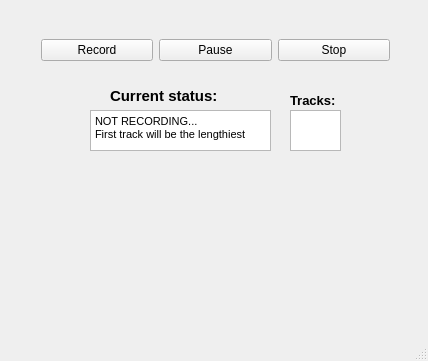
<?xml version="1.0" encoding="UTF-8"?>
<ui version="4.0">
 <class>Looper</class>
 <widget class="QMainWindow" name="Looper">
  <property name="geometry">
   <rect>
    <x>0</x>
    <y>0</y>
    <width>428</width>
    <height>361</height>
   </rect>
  </property>
  <property name="windowTitle">
   <string>AudioLooper</string>
  </property>
  <property name="windowIcon">
   <iconset resource="buttons.qrc">
    <normaloff>:/Resources/MicIconSimple.png</normaloff>:/Resources/MicIconSimple.png</iconset>
  </property>
  <widget class="QWidget" name="centralWidget">
   <widget class="QLabel" name="label">
    <property name="geometry">
     <rect>
      <x>110</x>
      <y>80</y>
      <width>131</width>
      <height>31</height>
     </rect>
    </property>
    <property name="font">
     <font>
      <pointsize>11</pointsize>
      <weight>75</weight>
      <bold>true</bold>
     </font>
    </property>
    <property name="midLineWidth">
     <number>3</number>
    </property>
    <property name="text">
     <string>Current status:</string>
    </property>
   </widget>
   <widget class="QTextEdit" name="textEdit">
    <property name="geometry">
     <rect>
      <x>90</x>
      <y>110</y>
      <width>181</width>
      <height>41</height>
     </rect>
    </property>
    <property name="readOnly">
     <bool>true</bool>
    </property>
    <property name="html">
     <string>&lt;!DOCTYPE HTML PUBLIC &quot;-//W3C//DTD HTML 4.0//EN&quot; &quot;http://www.w3.org/TR/REC-html40/strict.dtd&quot;&gt;
&lt;html&gt;&lt;head&gt;&lt;meta name=&quot;qrichtext&quot; content=&quot;1&quot; /&gt;&lt;style type=&quot;text/css&quot;&gt;
p, li { white-space: pre-wrap; }
&lt;/style&gt;&lt;/head&gt;&lt;body style=&quot; font-family:'MS Shell Dlg 2'; font-size:8.25pt; font-weight:400; font-style:normal;&quot;&gt;
&lt;p style=&quot; margin-top:0px; margin-bottom:0px; margin-left:0px; margin-right:0px; -qt-block-indent:0; text-indent:0px;&quot;&gt;NOT RECORDING...&lt;/p&gt;
&lt;p style=&quot; margin-top:0px; margin-bottom:0px; margin-left:0px; margin-right:0px; -qt-block-indent:0; text-indent:0px;&quot;&gt;First track will be the lengthiest&lt;/p&gt;&lt;/body&gt;&lt;/html&gt;</string>
    </property>
    <property name="acceptRichText">
     <bool>true</bool>
    </property>
    <property name="textInteractionFlags">
     <set>Qt::NoTextInteraction</set>
    </property>
   </widget>
   <widget class="QWidget" name="layoutWidget">
    <property name="geometry">
     <rect>
      <x>30</x>
      <y>20</y>
      <width>371</width>
      <height>61</height>
     </rect>
    </property>
    <layout class="QHBoxLayout" name="horizontalLayout">
     <item>
      <widget class="QPushButton" name="recordButton">
       <property name="toolTip">
        <string>Records audio and sets the initial length as default.</string>
       </property>
       <property name="text">
        <string>Record</string>
       </property>
       <property name="icon">
        <iconset resource="buttons.qrc">
         <normaloff>:/Resources/RecordNormal.png</normaloff>:/Resources/RecordNormal.png</iconset>
       </property>
      </widget>
     </item>
     <item>
      <widget class="QPushButton" name="pauseButton">
       <property name="toolTip">
        <string>Pauses the audio playback.</string>
       </property>
       <property name="text">
        <string>Pause</string>
       </property>
       <property name="icon">
        <iconset resource="buttons.qrc">
         <normaloff>:/Resources/PauseNormalRed.png</normaloff>:/Resources/PauseNormalRed.png</iconset>
       </property>
      </widget>
     </item>
     <item>
      <widget class="QPushButton" name="stopButton">
       <property name="toolTip">
        <string>Stops the audio playback.</string>
       </property>
       <property name="text">
        <string>Stop</string>
       </property>
       <property name="icon">
        <iconset resource="buttons.qrc">
         <normaloff>:/Resources/Stop1DisabledRed.png</normaloff>:/Resources/Stop1DisabledRed.png</iconset>
       </property>
      </widget>
     </item>
    </layout>
   </widget>
   <widget class="QLabel" name="label_2">
    <property name="geometry">
     <rect>
      <x>290</x>
      <y>90</y>
      <width>101</width>
      <height>21</height>
     </rect>
    </property>
    <property name="font">
     <font>
      <pointsize>10</pointsize>
      <weight>75</weight>
      <bold>true</bold>
     </font>
    </property>
    <property name="text">
     <string>Tracks:</string>
    </property>
   </widget>
   <widget class="QTextEdit" name="textEdit_2">
    <property name="geometry">
     <rect>
      <x>290</x>
      <y>110</y>
      <width>51</width>
      <height>41</height>
     </rect>
    </property>
   </widget>
   <widget class="QLabel" name="MicLabel">
    <property name="geometry">
     <rect>
      <x>150</x>
      <y>170</y>
      <width>121</width>
      <height>161</height>
     </rect>
    </property>
    <property name="text">
     <string/>
    </property>
    <property name="pixmap">
     <pixmap resource="buttons.qrc">:/Resources/MicrophoneDisabled.png</pixmap>
    </property>
   </widget>
  </widget>
  <widget class="QStatusBar" name="statusBar"/>
 </widget>
 <layoutdefault spacing="6" margin="11"/>
 <resources>
  <include location="buttons.qrc"/>
 </resources>
 <connections/>
</ui>
